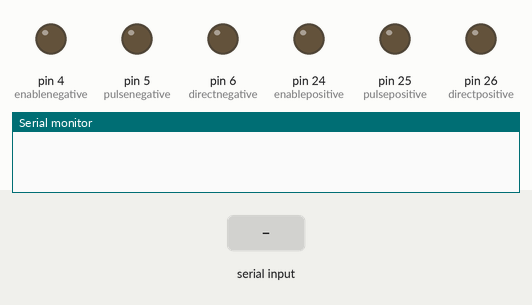
Simulated run of this sketch. Board: Arduino Mega 2560, built with avr-gcc and run on an emulated ATmega2560. Parts: output pins drawn as LEDs (lit = HIGH), the last lines printed to the serial monitor. The inputs (shaded band) are chosen by the test bench. Random numbers use the default seed unless the sketch sets one.

Above: at 1.2 s.
1.3 s: "3" received over Serial
At 2.5 s:
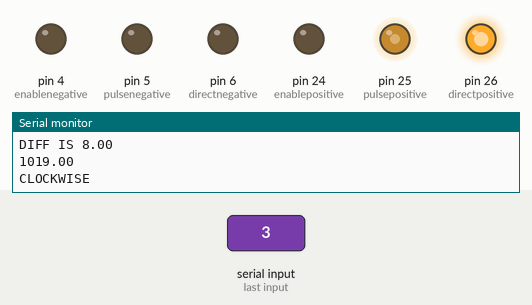
4.3 s: "30,150\n" received over Serial
At 5.8 s:
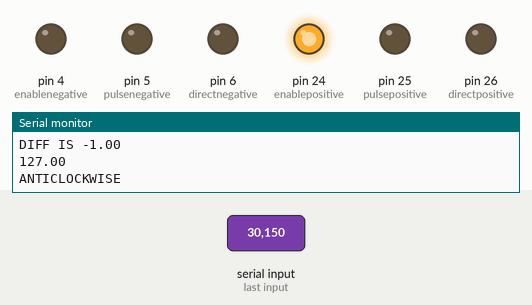
7.3 s: "3" received over Serial
At 10.0 s:
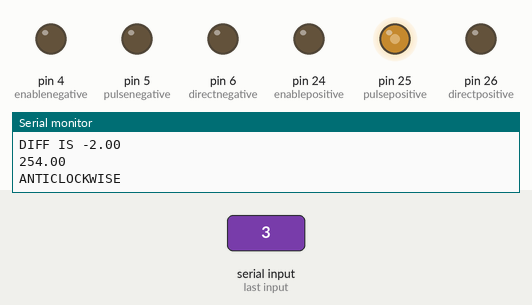
10.3 s: "90,45\n" received over Serial
Timing chart, 0 to 13.3 s (numbered marks = the images above; inputs shaded):
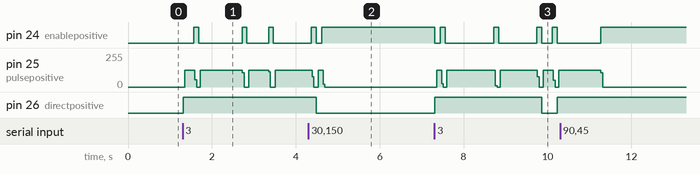

The sketch:

mycode23feb.ino
```cpp
float incoming;
//const int m2p1 = 8;
//const int m2p2 = 9;
// const int m2en1 = 10;
//const int m2en2 = 11;
//const int m2dir1 = 12;
//const int m2dir2 =
float diff;

/*pinout TIVA-c TM4C123GXL
 1=3.3v                       //21=VBUS
 2=PB_5                         22=GND
 3=PB_0                         23=PD_0 SCL(3)
 4=PB_1                         24=PD_1 SDA(3)
 5=PE_4   SCL(2)                25=PD_2
 6=PE_5   SDA(2)                26=PD_3
 7=PB_4                         27=PE_1
 8=PA_5                         28=PE_2
 9=PA_6   SCL(1)                29=PE_3
 10=PA_7  SDA(1)                30=PF_1
 11=PA_2                        31=PF_4
 12=PA_3                        32=PD_7
 13=PA_4                        33=PD_6
 14=PB_6                        34=PC_7
 15=PB_7                        35=PC_6
 16=RESET                       36=PC5
 17=PF_0                        37=PC_4
 18=PE_0                        38=PB_3 SDA(0)
 19=PB_2 SCL(0)                 39=PF_3
 20=GND                         40=PF_2


 */


/* enable */

const int enablepositive = 24; //pd1
const int enablenegative = 4;  //pb1


/* pulse */

const int pulsepositive = 25 ; //pd2
const int pulsenegative = 5 ;  //pe4


/* direction */

const int directpositive = 26; //pd3
const int directnegative = 6;  //pe5

double angle, pulse;


void setup()
{
  Serial.begin(9600);

  /*enable*/
  pinMode(enablepositive, OUTPUT);
  pinMode(enablenegative, OUTPUT);

  /*pulse*/
  pinMode(pulsepositive, OUTPUT);
  pinMode(pulsenegative, OUTPUT);

  /*direction*/
  pinMode(directpositive, OUTPUT);
  pinMode(directnegative, OUTPUT);

  //  pinMode(m2en1, OUTPUT);
  //  pinMode(m2en2, OUTPUT);
  //  pinMode(m2p1, OUTPUT);
  //  pinMode(m2p2, OUTPUT);
  //  pinMode(m2dir2, OUTPUT);
  //  pinMode(m2dir1, OUTPUT);
}


void loop()
{

  // Serial.println("ENTER THE CURRENT ANGLE :");


  if (Serial.available() > 0)
  {
    incoming = Serial.read();
  }

  digitalWrite(enablenegative, LOW);
  //  digitalWrite(m2en2, HIGH);
  //  digitalWrite(m2p2, LOW);
  //  digitalWrite(m2dir2, LOW);
  digitalWrite(pulsenegative, LOW);
  digitalWrite(directnegative, LOW);

  if (incoming == '3')
  {
    float x= random(-6.283,6.283);
    //  incoming = x;
    Serial.print("CURRENT ANGLE IS  ") ;
    Serial.println(x);
    //   if (x<0){
    //     Serial.print("MAGNITUDE IS ");
    //    x=x*(-1);
    //    Serial.println(x);
    //   }

    //incoming= (char)incoming;
    Serial.print("NEW ANGLE IS ");
    //incoming = (double) incoming;
    //incoming = incoming*2;
    Serial.println(incoming-'0');


    diff= incoming - x;
    diff=diff-48;
    Serial.print("DIFF IS ");
    //Serial.println(diff-'0');
    Serial.println(diff);
    // angle = random(-6.823, 6.283);
    // diff = (int) diff;
//    diff=-3.2;


    if (diff > 0)
    {
      pulse = (diff* 800)/6.283;
      pulse = ceil(pulse);
      Serial.println(pulse);
      Serial.println("CLOCKWISE");
      digitalWrite(enablepositive, LOW);
      digitalWrite(directpositive, HIGH);
      // digitalWrite(directnegative, LOW);
      for (int i = 0; i < pulse ; i++)
      {
        digitalWrite(pulsepositive, HIGH);
        delayMicroseconds(500);
        digitalWrite(pulsepositive, LOW);
        delayMicroseconds(500);
      }

      digitalWrite(enablepositive, HIGH);
      delay(100);

    }

    else if (diff < 0)
    {

      pulse = (diff* 800)/6.283;
      pulse = ceil(pulse);
      pulse = pulse * (-1);
      Serial.println(pulse);

      Serial.println("ANTICLOCKWISE");


      digitalWrite(enablepositive, LOW);
      digitalWrite(directpositive, LOW);
      // digitalWrite(directnegative, HIGH);

      for (int i = 0;  i < pulse ; i++)
      {
        digitalWrite(pulsepositive, HIGH);
        delayMicroseconds(500);
        digitalWrite(pulsepositive, LOW);
        delayMicroseconds(500);
      }

      digitalWrite(enablepositive, HIGH);
      delay(100);

    }
  }


}
```

Measured:
- after the input at 1.3 s, pin 24 (enablepositive): goes HIGH 0.11 s, LOW 1.0 s, HIGH 0.11 s, LOW 0.52 s, HIGH 0.11 s, then LOW, starting after 0.27 s; pin 26 (directpositive): LOW → HIGH at once
- after the input at 7.3 s, pin 24 (enablepositive): HIGH → LOW at once, → HIGH 0.13 s later, → LOW 0.11 s later, → HIGH 1.2 s later, … (9 changes in this stretch); pin 26 (directpositive): LOW → HIGH at once, → LOW 2.5 s later, → HIGH 0.37 s later
